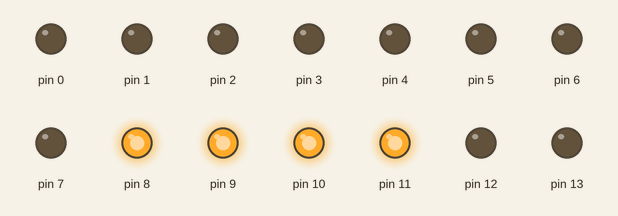
This sketch was run on a simulated Arduino Uno, built with avr-gcc and run on an emulated ATmega328P. Parts: output pins drawn as LEDs (lit = HIGH).

Above: at 0.2 s.
At 1.2 s:
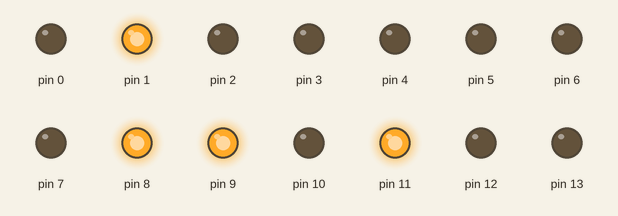
At 1.7 s:
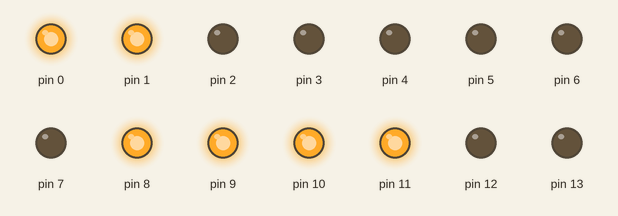
At 2.7 s:
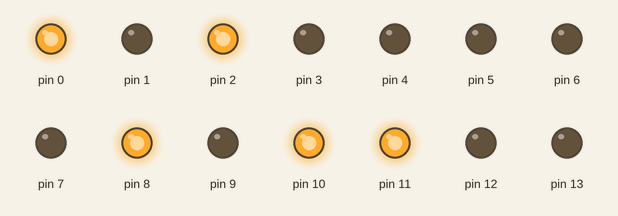
At 4.2 s:
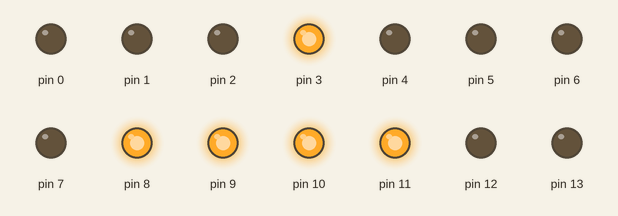
At 5.7 s:
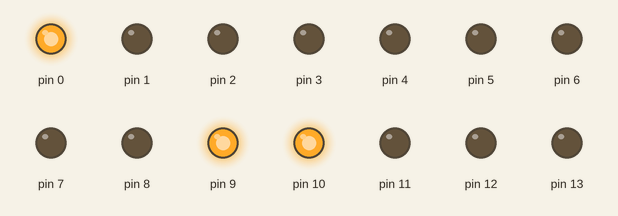
Timing chart, 0 to 6.5 s (numbered marks = the images above):
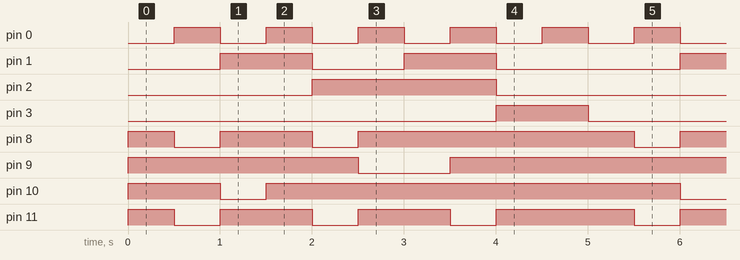

The sketch:

_7seg_Led.ino
```cpp
int segb[]={0x0f,0x06,0x0b,0x0f,0x06,0x0d,0x0d,0x07,0x0f,0x0f};
int segc[]={0x03,0x00,0x05,0x04,0x06,0x06,0x07,0x00,0x07,0x06};
void setup() {
  // put your setup code here, to run once:
DDRD=0xFF;
DDRB=0xFF;
}

void loop() {
  // put your main code here, to run repeatedly:
int i;
for(i=0;i<10;i++){
  PORTD=i;
  PORTB=segb[i];
  PORTC=segc[i];
  delay(500);
  }
}
```

Measured:
- by itself, pin 0: alternates HIGH for 0.50 s and LOW for 0.50 s
- by itself, pin 1: repeats every 5.0 s: LOW 1.0 s, HIGH 1.0 s, LOW 2.0 s, HIGH 1.0 s
- by itself, pin 2: alternates HIGH for 2.0 s and LOW for 3.0 s
- by itself, pin 3: alternates HIGH for 1.0 s and LOW for 4.0 s
- by itself, pin 8: repeats every 5.0 s: LOW 0.50 s, HIGH 1.0 s, LOW 0.50 s, HIGH 3.0 s
- by itself, pin 9: repeats every 5.0 s: LOW 1.0 s, HIGH 4.0 s
- by itself, pin 10: repeats every 5.0 s: LOW 0.50 s, HIGH 4.5 s
- by itself, pin 11: repeats every 5.0 s: 2 × (LOW 0.50 s, HIGH 1.0 s), LOW 0.50 s, HIGH 1.5 s
